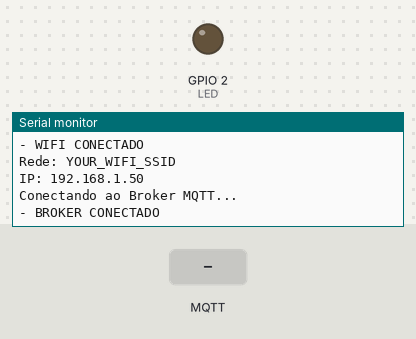
Recording of a sketch running on a simulated ESP32. Parts: output pins drawn as LEDs (lit = HIGH), the last lines printed to the serial monitor. The test bench sets the inputs (shaded band). WiFi joins after 1.5 s; servers stay silent unless stated; random numbers use the default seed unless the sketch sets one; no MQTT or app messages arrive unless stated.

Above: at 2.7 s.
2.8 s: MQTT message "setLed" arrives on the first subscribed topic
At 3.5 s:
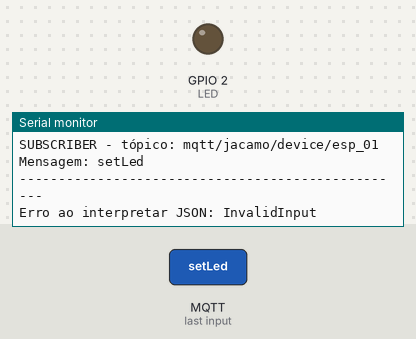
4.3 s: MQTT message "on" arrives on the first subscribed topic
At 5.5 s:
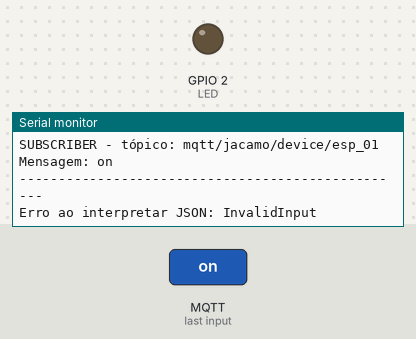
5.8 s: MQTT message "off" arrives on the first subscribed topic
At 7.0 s:
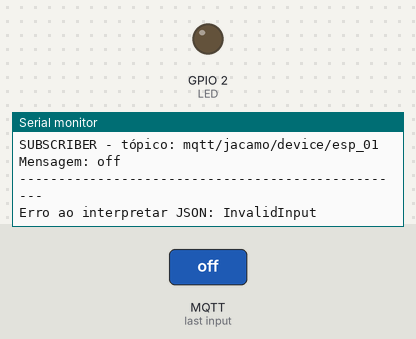

The sketch:

sketchESPtoMQTTjson.ino
```cpp
/*
 * PROJETO: comunicação MQTT entre ESP32 e Broker Mosquitto
*/

#include <WiFi.h>
#include <ArduinoJson.h>
#include <PubSubClient.h>

/* Definições de variáveis*/
#define LED 2 // LED integrado ao módulo ESP32
#define INTERVAL 10000 // Intervalo de tempo para publicação de mensagens no Broker

/* Tópicos MQTT */
const char* mqttClientID = "esp_01"; // Identificação da sessão entre o Cliente MQTT e o Broker
const char* mqttTopicPubSensor = "mqtt/jacamo/device/properties";  // Tópico de publicação do sensor
const char* mqttTopicPubLed = "mqtt/jacamo/device/properties";  // Tópico de publicação do led
const char* mqttTopicSubLed = "mqtt/jacamo/device/esp_01"; // Tópico de assinatura do ESP
const char* mqttTopicPubEvent = "mqtt/jacamo/device/events"; // Tópico de publicação de eventos

// Informações da Rede WiFi
const char* ssid = "YOUR_WIFI_SSID";          // Nome da rede WI-FI que deseja se conectar
const char* password = "YOUR_WIFI_PASSWORD"; // Senha da rede WI-FI que deseja se conectar

// Informações da Broker MQTT
const char* mqttServer = "YOUR_MQTT_BROKER";       //server
const char* mqttUser = "YOUR_MQTT_USER";          //user
const char* mqttPassword = "YOUR_MQTT_PASSWORD"; //password
const int mqttPort = 1883;                      //port

// Objetos globais
WiFiClient espClient;             // Cria o objeto com nome: "espClient"
PubSubClient client(espClient);  // Instancia o Cliente MQTT com nome: "client", passando o objeto "espClient"

// Variáveis globais
unsigned long lastPubMQTT = 0; // tempo do último envio de mensagem MQTT
double sensorValue = 0;    // variável de leitura do sensor

/* Prototypes */
void connectWiFi();
void connectBroker();
void callback(char* topic, byte* payload, unsigned int length);
void checkConnections();
void checkSensors();
void pubMQTT();

/* Implementações das funções*/
// Função ConnectWiFi: connecta ou reconecta à rede WiFi
void connectWiFi(){
    // Se já está conectado à rede WiFi, nada é feito. Caso contrário, são efetuadas tentativas de conexão.
    if (WiFi.status() == WL_CONNECTED){
      return;
    } else {
      Serial.print("Conectando a Rede WiFi");
      WiFi.begin(ssid, password); // Conecta na rede WiFi
      while (WiFi.status() != WL_CONNECTED){
        delay(100);
        Serial.print(".");
      }
      Serial.println();
      Serial.println("- WIFI CONECTADO");
      Serial.print("Rede: ");
      Serial.println(ssid);
      Serial.print("IP: ");
      Serial.println(WiFi.localIP());
    }
}

// Função ConnectBroker: conecta ou reconecta ao Broker MQTT e assina os tópicos MQTT
void connectBroker(){
  //Conexao ao broker MQTT
  client.setServer(mqttServer, mqttPort); // Informa o servidor e porta para conexão ao Broker
  client.setCallback(callback); // Atribui a função de callback

  // Se já está conectado ao Broker, nada é feito. Caso contrário, são efetuadas tentativas de conexão e em caso de falha, informa o estado da mesma.
  if (client.connected()) {
    return;
  } else {
    while (!client.connected()){
      Serial.println("Conectando ao Broker MQTT...");
      if (client.connect(mqttClientID, mqttUser, mqttPassword )){
        Serial.println("- BROKER CONECTADO");
        client.subscribe(mqttTopicSubLed, 1); //nivel de qualidade: QoS 1
      } else {
        Serial.print("Falha na conexão com o Broker - Estado: ");
        Serial.println(client.state());
        delay(2000);
      }
    }
  }
}

// Função CheckConnections: verifica o estado das conexões WiFi e Broker MQTT. Em caso de desconexão (qualquer uma das duas), a conexão é refeita.
void checkConnections(){
  connectWiFi(); //se não há conexão com o WiFI, a conexão é refeita

  if (!client.connected()) {
    connectBroker(); //se não há conexão com o Broker, a conexão é refeita
  }

}

// Função Callback: função de callback é chamada toda vez que uma informação de um dos tópicos assinados chega)
void callback(char* topic, byte* payload, unsigned int length) {
  Serial.print("SUBSCRIBER - tópico: ");
  Serial.println(topic);
  Serial.print("Mensagem: ");
  for (unsigned int i = 0; i < length; i++) {
    Serial.print((char)payload[i]);
  }
  Serial.println();
  Serial.println("--------------------------------------------------");

  // Verifica se a mensagem veio do tópico de atuação
  if (strcmp(topic, mqttTopicSubLed) == 0) {
    // Cria documento JSON
    JsonDocument doc;

    // Faz o parsing diretamente do payload MQTT
    DeserializationError error = deserializeJson(doc, payload, length);

    // Verifica erro no JSON
    if (error) {
      Serial.print("Erro ao interpretar JSON: ");
      Serial.println(error.c_str());
      return;
    }

    // Extrai os campos
    const char* thing = doc["thing"];
    const char* action = doc["action"];
    const char* input = doc["input"];

    // Verifica se os campos existem
    if (thing == nullptr || action == nullptr || input == nullptr) {
      Serial.println("JSON invalido: campos obrigatorios ausentes.");
      return;
    }

    // Verifica se a ação é destinada ao LED
    if (strcmp(thing, mqttClientID) == 0 && strcmp(action, "setLed") == 0) {
      String statusMode = "";

      if (strcmp(input, "on") == 0) { // Liga o LED
        digitalWrite(LED, HIGH);
        statusMode = "on";
      } else if (strcmp(input, "off") == 0) { // Desliga o LED
        digitalWrite(LED, LOW);
        statusMode = "off";
      } else { // Comando desconhecido
        Serial.print("Modo de atuação desconhecido: ");
        Serial.println(input);
        return;
      }

      // Leitura do estado atual do LED
      int ledValue = digitalRead(LED);

      // Cria JSON de status
      JsonDocument statusDoc;
      statusDoc["thing"] = mqttClientID;
      statusDoc["property"] = "led";
      statusDoc["value"] = statusMode;

      // Serializa JSON
      String msgJSON;
      serializeJson(statusDoc, msgJSON);

      // Publica status
      if (!client.publish(mqttTopicPubLed, msgJSON.c_str())) {
        Serial.println("Falha ao publicar mensagem do led.");
      }

      // Debug
      Serial.print("LED value: ");
      Serial.println(ledValue);
      Serial.print("PUBLISHER - tópico: ");
      Serial.println(mqttTopicPubLed);
      Serial.print("Payload enviado: ");
      Serial.println(msgJSON);
      Serial.println("--------------------------------------------------");
    } else {
      Serial.println("Ação ignorada: thing ou action não corresponde.");
    }
  }
}

void checkSensors(){
  // Simulação da variável de leitura de um sensor (variação de 0 a 100)
  sensorValue = random(0, 101);

  if (isnan(sensorValue)){
    Serial.println("Falha na leitura do sensor...");
  } else {
    Serial.print("Leitura do sensor: ");
    Serial.print(sensorValue);
    Serial.println(" %");

    if(sensorValue < 15 || sensorValue > 85){
      // Cria JSON de status
      JsonDocument statusDoc;
      if (sensorValue < 15){
        statusDoc["thing"] = mqttClientID;
        statusDoc["event"] = "underLight";
        statusDoc["data"] = sensorValue;
      }
      if (sensorValue > 85){
        statusDoc["thing"] = mqttClientID;
        statusDoc["event"] = "overLight";
        statusDoc["data"] = sensorValue;
      }
      // Serializa JSON
      String msgJSON;
      serializeJson(statusDoc, msgJSON);

      // Publica status
      if (!client.publish(mqttTopicPubEvent, msgJSON.c_str())) {
        Serial.println("Falha ao publicar mensagem do alerta.");
      }

      // Debug
      Serial.print("Alert - value: ");
      Serial.println(sensorValue);
      Serial.print("PUBLISHER - tópico: ");
      Serial.println(mqttTopicPubEvent);
      Serial.print("Payload enviado: ");
      Serial.println(msgJSON);
      Serial.println("--------------------------------------------------");
    } else {
      Serial.println("Nenhum alerta de luminosidade.");
    }
  }
}

void pubMQTT(){
  JsonDocument doc;  // documento JSON

  // Monta a estrutura do JSON
  doc["thing"] = mqttClientID;
  doc["property"] = "lightSensor";
  doc["value"] = sensorValue;

  // Cria uma string para armazenar o JSON serializado
  String msgJSON;
  serializeJson(doc, msgJSON);

  // Publica a string contendo o JSON no broker
  if (!client.publish(mqttTopicPubSensor, msgJSON.c_str())) {
    Serial.println("Falha ao publicar mensagem do sensor.");
  }

  Serial.print("PUBLISHER - tópico: ");
  Serial.println(mqttTopicPubSensor);
  Serial.print("Payload enviado: ");
  Serial.println(msgJSON);
  Serial.println("--------------------------------------------------");
}

/* Função de setup */
void setup(){
    Serial.begin(115200);
    pinMode(LED, OUTPUT);
    digitalWrite(LED,LOW);

    randomSeed(esp_random());

    // Inicializa a conexão WiFi
    connectWiFi();

    // Inicializa a conexão com o Broker MQTT
    connectBroker();
}

/* Loop principal */
void loop(){
    // Verifica as conexões WiFi e Broker MQTT
    checkConnections();

    // Faz a leitura dos sensores e publica no Broker MQTT a cada intervalo de tempo definido no código
    if ((millis() - lastPubMQTT) > INTERVAL) {
      checkSensors();
      pubMQTT();
      lastPubMQTT = millis();
    }

    // keep-alive da comunicação com o Broker MQTT
    client.loop();
}
```

Measured:
- after the input at 2.8 s, the serial monitor: prints a new line at once (image 1)
- after the input at 4.3 s, the serial monitor: prints a new line at once (image 2)
- after the input at 5.8 s, the serial monitor: prints a new line at once (image 3)
